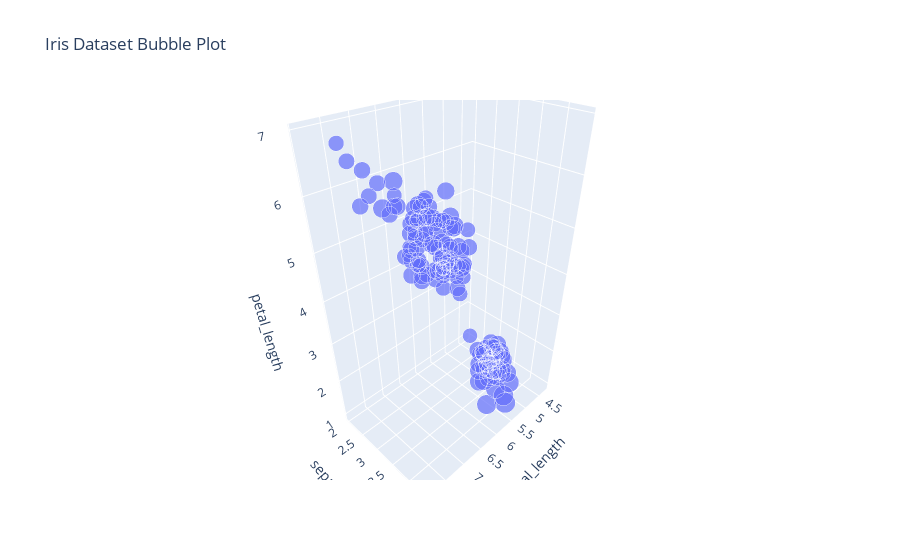

This figure's notebook cell:
### Code cell
fig2 = px.scatter_3d(
	df,
	x='sepal_length',
	y='sepal_width',
    z='petal_length',
	size='sepal_width',  # Bubble size
	title="Iris Dataset Bubble Plot"
)
fig2.show()

### Figure 1 — Plotly figure (JSON) as saved in the notebook; plotly's stock layout.template omitted (floating-point values rounded to 4 significant figures; data arrays with more than 128 entries replaced by an {"elided": "..."} marker saying what was removed)
{"data": [{"hovertemplate": "sepal_length=%{x}<br>sepal_width=%{marker.size}<br>petal_length=%{z}<extra></extra>", "legendgroup": "", "marker": {"color": "#636efa", "size": {"elided": "150 float values"}, "sizemode": "area", "sizeref": 0.011, "symbol": "circle"}, "mode": "markers", "name": "", "scene": "scene", "showlegend": false, "type": "scatter3d", "x": {"elided": "150 float values"}, "y": {"elided": "150 float values"}, "z": {"elided": "150 float values"}}], "layout": {"legend": {"itemsizing": "constant", "tracegroupgap": 0}, "scene": {"domain": {"x": [0, 1], "y": [0, 1]}, "xaxis": {"title": {"text": "sepal_length"}}, "yaxis": {"title": {"text": "sepal_width"}}, "zaxis": {"title": {"text": "petal_length"}}}, "title": {"text": "Iris Dataset Bubble Plot"}}}
